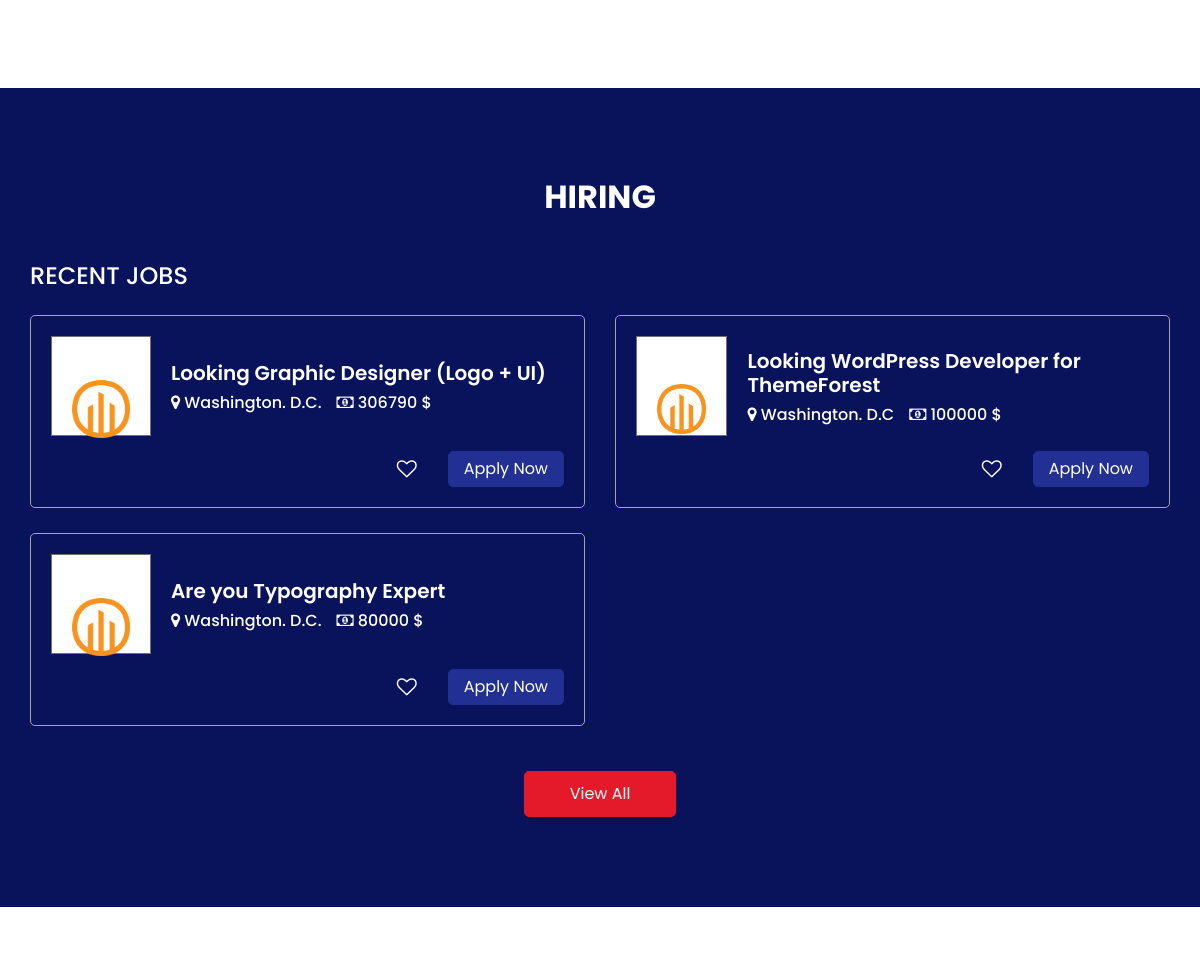
Page /home/ (middle part) on the earlier database version.
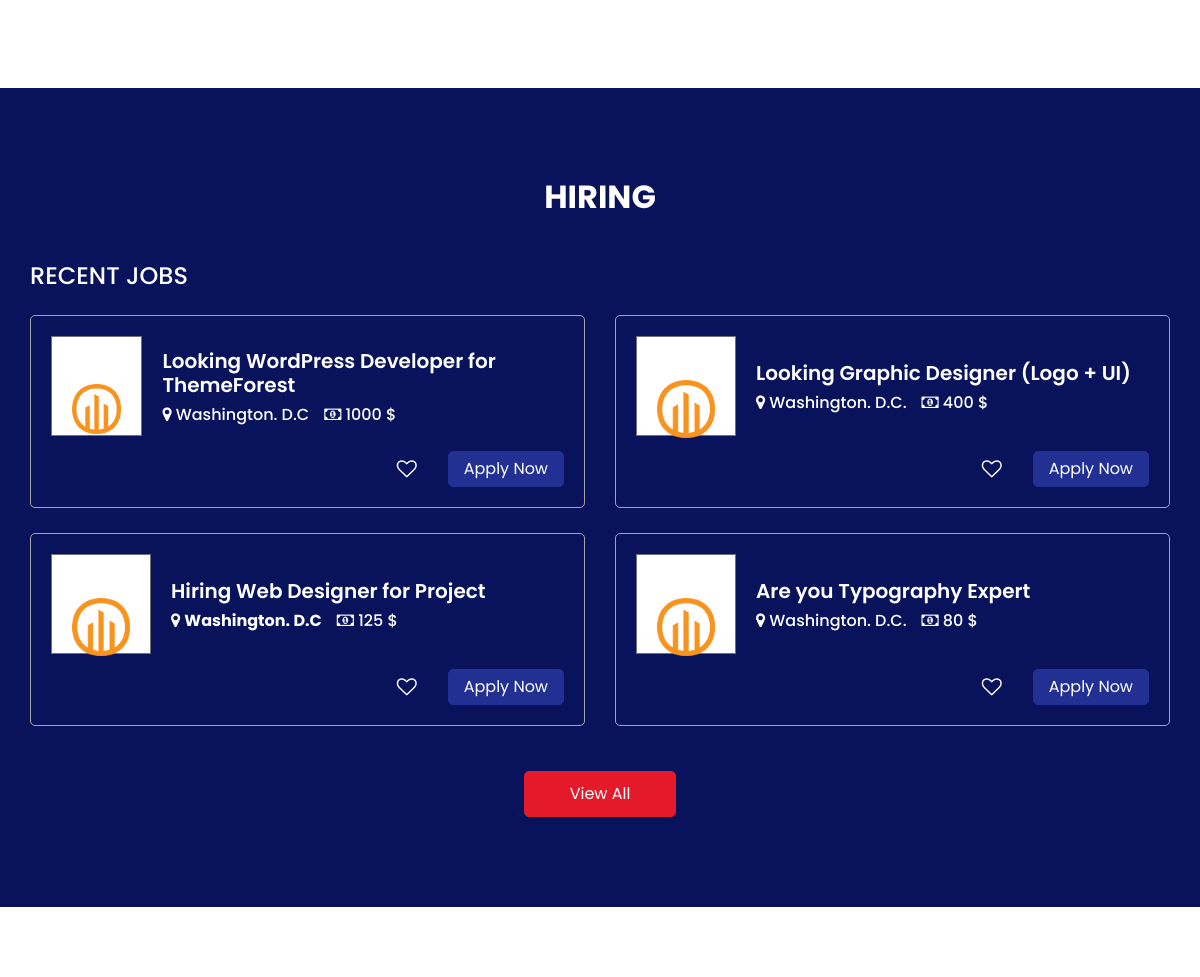
Same page on the later database version.
### jobs/models.py (models this page shows, shortened)
class jobHiring(models.Model):
    jobTitle = models.CharField(max_length=50)
    address = models.CharField(max_length=100)
    salary = models.IntegerField()

### django1/views.py (the view)
# urls.py: path('home/', views.home, name='home'),
def home(request):
    return render(request, "index.html", data)  # here we can pass three argument

### templates/index.html (shortened to what this page needs)
{% extends 'base.html' %}
{% block content %}
  <section class="about_section layout_padding">
  </section>
  <section class="job_section layout_padding">
    <div class="container">
      <div class="heading_container heading_center">
        <h2>
          HIRING
        </h2>
      </div>
      <div class="job_container">
        <h4 class="job_heading">
          Recent Jobs
        </h4>
        <div class="row">
          {% for col in HiringData %}
            <div class="col-lg-6">
              <div class="box">
                <div class="job_content-box">
                  <div class="img-box">
                    <img src="/static/images/job_logo3.png" alt="">
                  </div>
                  <div class="detail-box">
                    <h5>
                      {{col.jobTitle}}
                    </h5>
                    <div class="detail-info">
                      <h6>
                        <i class="fa fa-map-marker" aria-hidden="true"></i>
                        <span>
                          {{col.address | safe }}
                        </span>
                      </h6>
                      <h6>
                        <i class="fa fa-money" aria-hidden="true"></i>
                        <span>
                          {{col.salary }} <a>$</a>
                        </span>
                      </h6>
                    </div>
                  </div>
                </div>
                <div class="option-box">
                  <button class="fav-btn">
                    <i class="fa fa-heart-o" aria-hidden="true"></i>
                  </button>
                  <a href="" class="apply-btn">
                    Apply Now
                  </a>
                </div>
              </div>
            </div>
          {% endfor %}
        </div>
      </div>
      <div class="btn-box">
        <a href="">
          View All
        </a>
      </div>
    </div>
  </section>
  <section class="expert_section layout_padding">
  </section>
  {% endblock %}

Differences in the rows shown:
changed jobHiring "Looking WordPress Developer for ThemeForest": salary "100000" → "1000"; moves up the list
changed jobHiring "Looking Graphic Designer (Logo + UI)": salary "306790" → "400"
added jobHiring: jobTitle "Hiring Web Designer for Project", address "Washington. D.C", salary "125"
changed jobHiring "Are you Typography Expert": salary "80000" → "80"
